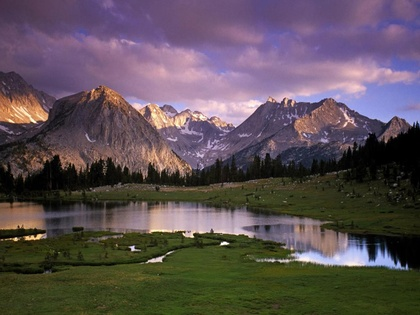
%> input picture Histogram Equalization in loop/landscape-9.jpg, 420 x 315 px, shrunk from 1024 x 768 before the run
$ octave Histogram_Equalization_in_loop_1411113.m   (GNU Octave 9; MATLAB toolbox functions it lacks are replaced by stand-ins)
%> lines starting %> are read from the running program, lines starting %| are printed output that depends on the picture
clear;

noOfIterations=5;

mainImg=imread('landscape-9.jpg');
%> mainImg is the input picture: size 315x420x3 uint8; mean R, G, B 92.2, 80.4, 85.3
figure(1);
subplot(1,2+noOfIterations,1)
imshow(mainImg);
title('Input image');

% Convert rgb image into B/W image
bwImg=rgb2gray(mainImg);
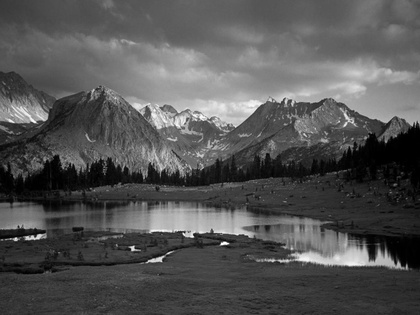
%> bwImg: size 315x420 uint8; min 0, max 254, mean 84.5
[row,col]=size(bwImg);
%> row = 315; col = 420

figure(1);
subplot(1,2+noOfIterations,2)
imshow(bwImg);
title('B/W image');


for iterationNo=1:noOfIterations
    % initialize histogram, pdf, cdf arrays
    index=0:255;
    origHistogram=zeros(1,256);  % histogram of input B/W image
    pdf=zeros(1,256);            % Normalized input histogram
    cdf=zeros(1,256);            % Cumulative Distribution Function
    equalizedHistogram=zeros(1,256); % Output histogram
    outputMap=zeros(1,256); % Output histogram

    % Read B/W imagr and count no of pixels having corresponding gray value
    % i.e. generate input histogram
    for i=1:row
        for j=1:col
            origHistogram(bwImg(i,j)+1)=origHistogram(bwImg(i,j)+1)+1; % This will add 1 to gray level bwImg(i,j) in origHistogram
            % Here +1 is done because range of gray levels is 0-255 but MATLAB
            % array index starts from 1
        end
    end

    noOfPixels=row*col;

    % Calculate pdf, cdf and output values
    for i=1:256
        pdf(i)=origHistogram(i)/noOfPixels;
        if(i==1)
            cdf(i)=pdf(i);
        else
            cdf(i)=cdf(i-1)+pdf(i);
        end
        outputMap(i)=round(cdf(i)*255,0);
    end


    figure(1+iterationNo);
    subplot(2,3,1)
    stem(index,origHistogram);
    title('I/P Histogram');

    figure(1+iterationNo);
    subplot(2,3,2)
    plot(index,pdf);
    title('PDF');

    figure(1+iterationNo);
    subplot(2,3,3)
    plot(index,cdf);
    title('CDF');

    figure(1+iterationNo);
    subplot(2,3,4)
    plot(index,outputMap);
    title('s v/s r');


    % Calculate output histogram
    for i=1:256
        equalizedHistogram(outputMap(i)+1)=equalizedHistogram(outputMap(i)+1)+origHistogram(outputMap(i)+1);
    end

    figure(1+iterationNo);
    subplot(2,3,5)
    stem(index,equalizedHistogram);
    title('Equalized Histogram');

    for i=1:row
        for j=1:col
            OPImage(i,j)=outputMap(bwImg(i,j)+1);
        end
    end

    figure(1);
    OPImage=uint8(OPImage);
    subplot(1,2+noOfIterations,2+iterationNo)
    imshow(OPImage);
    title('Equalized image');

    bwImg=OPImage;

end
%> this loop made 5 passes
%> pass 1, `title('Equalized Histogram');`:
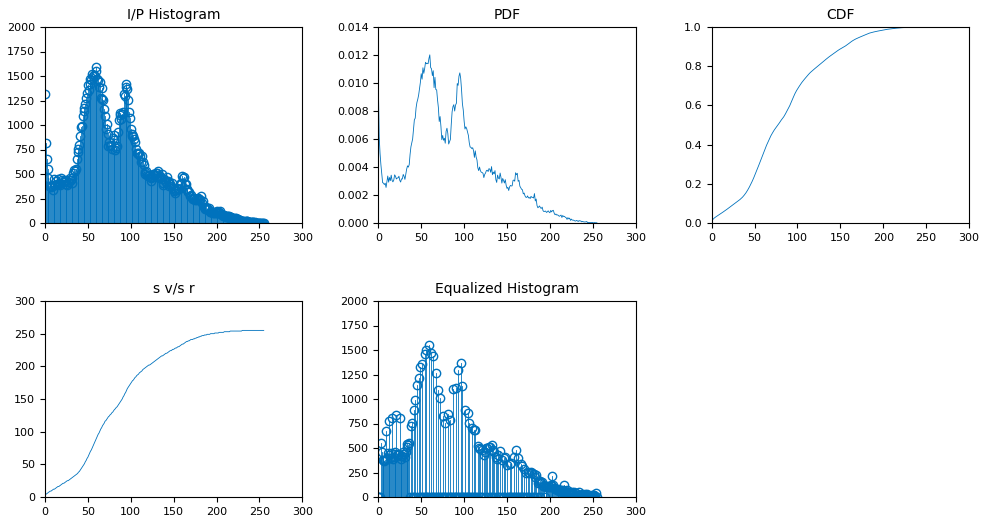
%> figure redrawn from the program's plot data, 5 panels; panel 1: highest point at x = 60, y = 1589; panel 2: curve peaks at x = 60, y = 0.012; panel 3: curve peaks at x = 254, y = 1; panel 4: curve peaks at x = 230, y = 255
%> pass 1, `OPImage=uint8(OPImage);`:
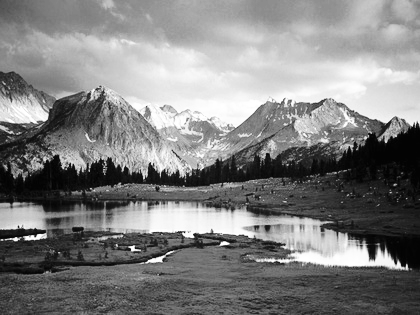
%> OPImage: size 315x420 uint8; min 3, max 255, mean 128.3
%> pass 2, `title('Equalized Histogram');`:
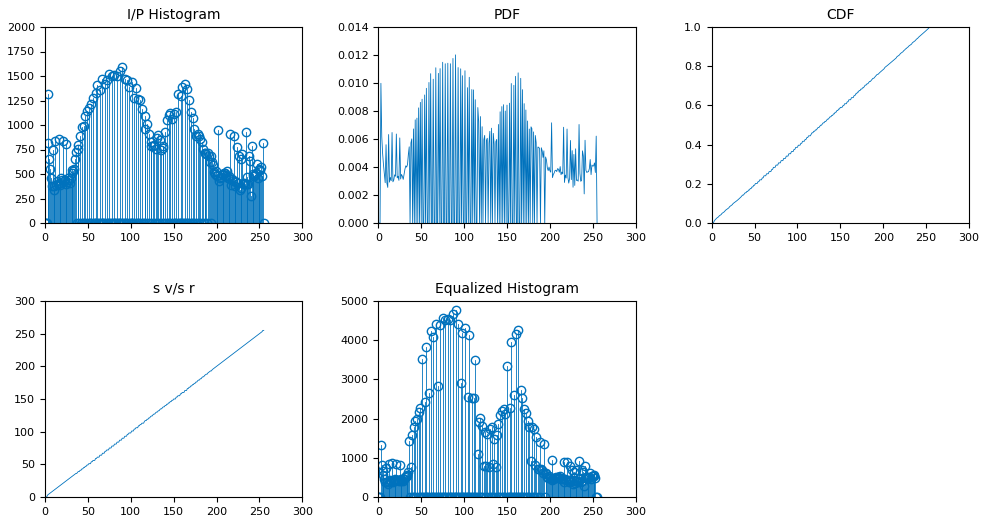
%> figure redrawn from the program's plot data, 5 panels; panel 1: highest point at x = 90, y = 1589; panel 2: curve peaks at x = 90, y = 0.012; panel 3: curve peaks at x = 254, y = 1; panel 4: curve peaks at x = 254, y = 255
%> after the loop, cdf = 256 values from 0 to 1; equalizedHistogram = 256 values, max 4767 at index 91, min 0 at index 1, mean 906.8; origHistogram = 256 values, max 1589 at index 91, min 0 at index 1, mean 516.8; outputMap = 256 values from 0 to 255; pdf = 256 values, max 0.012 at index 91, min 0 at index 1, mean 0.00391
